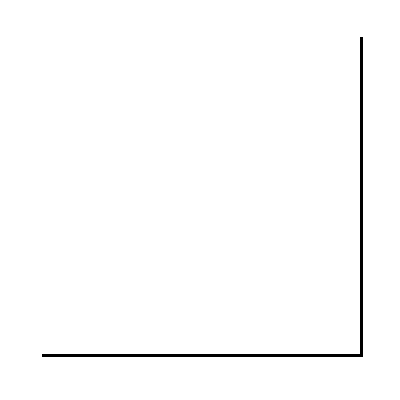
#> input picture Chapter 02 - final/sample_tests/400x400pix_test2.png, 400 x 400 px, found by its file name
$ python _helena_final_script.py
#> lines starting #> are read from the running program, lines starting #| are printed output that depends on the picture; after the words box and inside, x2 and y2 are one past the last pixel; in counts of white or black regions, pixels touching at a corner belong together
import csv
import sys
import cv2 as cv
import numpy as np
import argparse
import random as rng
import math
import matplotlib.pyplot as plt
import turtle

from PIL import Image
from numpy import savetxt

rng.seed(12345)

# Define functions ___________________________________________________

img_path = ('/Users/helenahomsi/Desktop/IAAC/07 TERM 02/HARDWARE II/SHEDIO/Chapter 02 - final/sample_tests/400x400pix_test2.png')

def load_image(img_path):
    img = cv.imread(img_path)
#> img is the input picture: shape (400, 400, 3); 98.8% white; 1 black region, box (x1, y1, x2, y2) and area: (42, 37, 363, 357) 1914
    print('\n', 'Image is loaded!', '\n')
    if img is None:
        print('Image not found:', args.input)
        exit(0)
    return img

def process_image(img):

    img_gray = cv.cvtColor(img, cv.COLOR_BGR2GRAY)
    img_blur = cv.blur(img_gray, (3,3))
    img_binary = cv.threshold(img_blur, 128, 255, cv.THRESH_BINARY)[1]
#> img_binary: shape (400, 400); 98.8% white; 1 black region, box (x1, y1, x2, y2) and area: (42, 37, 363, 357) 1910

    return img_binary

def contours(img_binary, i):
#> called with i = 0
    threshold = i

    # Detect edges using Canny
    canny_output = cv.Canny(img_binary, threshold, threshold * 2)
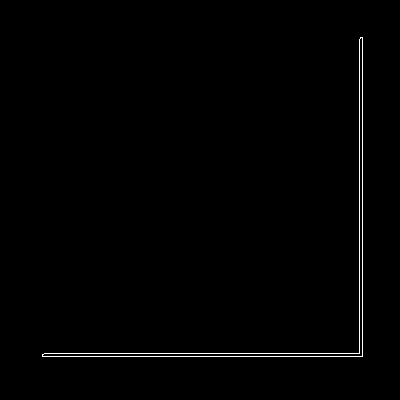
#> canny_output: shape (400, 400); 0.8% white in thin lines or dots, all inside (x1, y1, x2, y2) = (42, 37, 363, 357)
    # Find contours
    contours, hierarchy = cv.findContours(canny_output, cv.RETR_TREE, cv.CHAIN_APPROX_SIMPLE)
#> contours = 2 contours; box (x1, y1, x2, y2) and area: (42, 37, 363, 357) 1906, (42, 37, 363, 357) 1902
    # Draw contours
    drawing = np.zeros((canny_output.shape[0], canny_output.shape[1], 3), dtype=np.uint8)

    # Simplify contours
    for c in contours:
        simp_contours = []
        epsilon = 0.01*cv.arcLength(c,True)
        appprox_cnt = cv.approxPolyDP(c,epsilon,True)
        simp_contours.append(appprox_cnt)
        print('simplified contours are: ', simp_contours)
#> this loop made 2 passes
#> (epsilon, appprox_cnt) on passes 1 to 2: (12.76, [[362, 37], [358, 353], [42, 356], [362, 356]]), (12.74, [[361, 37], [362, 355], [43, 356], [359, 353]])
#| simplified contours are:  [array([[[362,  37]],
#|        [[358, 353]],
#|        [[ 42, 356]],
#|        [[362, 356]]], dtype=int32)]
#| simplified contours are:  [array([[[361,  37]],
#|        [[362, 355]],
#|        [[ 43, 356]],
#|        [[359, 353]]], dtype=int32)]

    for i in range(len(simp_contours)):
        color = (rng.randint(255,255), rng.randint(255,255), rng.randint(255,255))
        cv.drawContours(drawing, simp_contours, i, color, 1, cv.LINE_8, hierarchy, 0)
#> this loop made 1 pass
#> color on pass 1: (255, 255, 255)
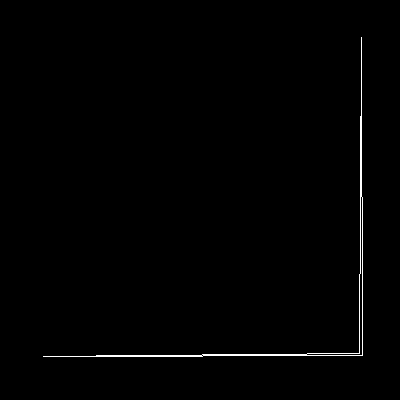
#> drawing: shape (400, 400, 3); 0.71% white in thin lines or dots, all inside (x1, y1, x2, y2) = (43, 37, 363, 357)

    cv.imshow('Image', img)
    cv.imshow('Contours', drawing)
    cv.waitKey()

    list_contours = []
    list_contours.append(simp_contours)
    print(type(simp_contours[0]))
#| <class 'numpy.ndarray'>
    # print('list of contours', list_contours)

    list_contours = np.array([simp_contours])
    print(type(list_contours))
#| <class 'numpy.ndarray'>
    # print(list_contours[0,0,0,0,0]) # get x value of first set of coordinates
    # print(list_contours[0,0,0,0,1]) # get y value of first set of coordinates

    # X value of all sets of coordinates
    list_pts_x = []
    list_pts_x.append(list_contours[0,0,:,:,0])
    print('the X coordinates are: ', '\n', list_pts_x)
#| the X coordinates are:
#|  [array([[361],
#|        [362],
#|        [ 43],
#|        [359]], dtype=int32)]

    print('\n')

    # Y value of all sets of coordinates
    list_pts_y = []
    list_pts_y.append(list_contours[0,0,:,:,1])
    print('the Y coordinates are: ', '\n', list_pts_y)
#| the Y coordinates are:
#|  [array([[ 37],
#|        [355],
#|        [356],
#|        [353]], dtype=int32)]

    return list_contours, list_pts_x, list_pts_y

def calculate(list_pts_x, list_pts_y):

    current_pt = [0,0]
    pixel_ratio = 50 # in mm

    for x in range(len(list_pts_x)-1):
        next_pt_X = list_pts_x[x + 1]
        # point_after_X = list_pts_x[x + 2]
        print ('i am next point x : ', next_pt_X) # print(point_after_X)

    for x_curr in range(len(list_pts_x)): ### new
        curr_pt_X = list_pts_x[x_curr]
        print('i am current point x : ', curr_pt_X)

    for y in range(len(list_pts_y)-1):
        next_pt_Y = list_pts_y[y + 1]
        # point_after_Y = list_pts_y[y + 2]
        print ('i am next point y : ', next_pt_Y) # print(point_after_Y)

    for y_curr in range(len(list_pts_y)): ### new
        curr_pt_Y = list_pts_y[y_curr]
        print ('i am current point y : ', curr_pt_Y)

    print('foo is', next_pt_X)

    # Calculate distance
    d_delta_x = ((next_pt_X)-(curr_pt_X))
    d_delta_y = abs(next_pt_Y-curr_pt_Y)

    print('distance values are: ', '\n', d_delta_x, d_delta_y)

    # delta_next_x = abs(point_after_X[0]-current_pt[0])
    # delta_next_y = abs(point_after_Y[0]-current_pt[0])

    distance = (math.sqrt((d_delta_x**2)+(d_delta_y**2)))/pixel_ratio

    # Calculate angle
    a_delta_x = abs(next_pt_X-curr_pt_X)
    a_delta_y = abs(next_pt_Y-curr_pt_Y)

    # For robot to keep moving forward, angle needs to be == 0
    # Simplify contours to have less points in 'straight line'

    # delta_next_x = abs(point_after_X[0]-current_pt[0])
    # delta_next_y = abs(point_after_Y[0]-current_pt[0])

    angle = math.tan(a_delta_y/a_delta_x)

        # if angle == 0:
        #     next_angle = math.tan(delta_next_y/delta_next_x)
        #     new_distance = (math.sqrt((delta_next_x**2)+(delta_next_y**2)))*pixel_ratio

    return distance, angle

# [50 lines left out: functions get_instructions, wait_for_instruction, turtle_test, not called in this run]

# Run code ____________________________________________________________

# Load Image
img = load_image(img_path)

# Process Image
img_binary = process_image(img)

# Contours
list_contours, list_pts_x, list_pts_y = contours(img_binary,0)
#> list_pts_x = [[361, 362, 43, 359]]; list_pts_y = [[37, 355, 356, 353]]

list_pts_x_new = []
list_pts_y_new = []

for i in list_pts_x[0]:
    list_pts_x_new.append(i[0])
#> this loop made 4 passes
#> i on passes 1 to 4: [361], [362], [43], [359]
#> after the loop, list_pts_x_new = [361, 362, 43, 359]

for i in list_pts_y[0]:
    list_pts_y_new.append(i[0])
#> this loop made 4 passes
#> i on passes 1 to 4: [37], [355], [356], [353]
#> after the loop, list_pts_y_new = [37, 355, 356, 353]

# Run Calculations
print('\n', 'je suis la','\n')
calculate(list_pts_x_new, list_pts_y_new)
#> the loop in calculate, `for x in range(len(list_pts_x)-1):` made 3 passes
#| i am next point x :  362
#| i am next point x :  43
#| i am next point x :  359
#> the loop in calculate, `for x_curr in range(len(list_pts_x)):` made 4 passes
#| i am current point x :  361
#| i am current point x :  362
#| i am current point x :  43
#| i am current point x :  359
#> the loop in calculate, `for y in range(len(list_pts_y)-1):` made 3 passes
#| i am next point y :  355
#| i am next point y :  356
#| i am next point y :  353
#> the loop in calculate, `for y_curr in range(len(list_pts_y)):` made 4 passes
#| i am current point y :  37
#| i am current point y :  355
#| i am current point y :  356
#| i am current point y :  353
#| foo is 359
#> in calculate, `d_delta_x = ((next_pt_X)-(curr_pt_X))`: d_delta_x = 0
#| distance values are:
#|  0 0
#> in calculate, `angle = math.tan(a_delta_y/a_delta_x)`: angle = nan

$ run again, with Chapter 02 - final/sample_tests/400x400pix_test3.png copied over Chapter 02 - final/sample_tests/400x400pix_test2.png
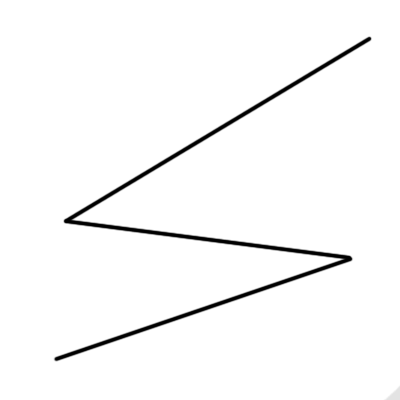
#> input picture Chapter 02 - final/sample_tests/400x400pix_test3.png, 400 x 400 px, found by its file name
#> in load_image, img is the input picture: shape (400, 400, 3); min 0, max 255, mean 249
#> in process_image, `img_binary = cv.threshold(img_blur, 128, 255, cv.THRESH_BINARY)[1]`:
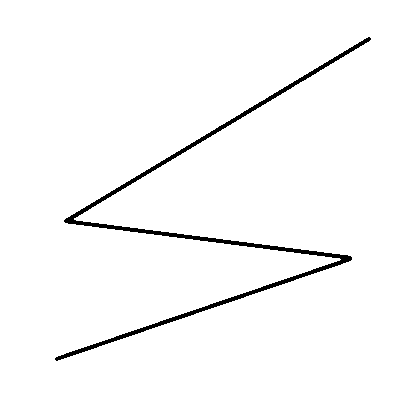
#> img_binary: shape (400, 400); 97.6% white; 1 black region, box (x1, y1, x2, y2) and area: (55, 37, 371, 361) 3781
#> canny_output: shape (400, 400); 1.2% white in thin lines or dots, all inside (x1, y1, x2, y2) = (55, 37, 371, 361)
#> contours = 2 contours; box (x1, y1, x2, y2) and area: (55, 37, 371, 361) 3837, (55, 37, 371, 361) 3711
#> the loop in contours, `for c in contours:` made 2 passes
#> epsilon on passes 1 to 2: 20.12, 20.08
#> (printed output is left out)
#> the loop in contours, `for i in range(len(simp_contours)):` made 1 pass
#> color on pass 1: (255, 255, 255)
#> after the loop in contours, `for i in range(len(simp_contours)):`:
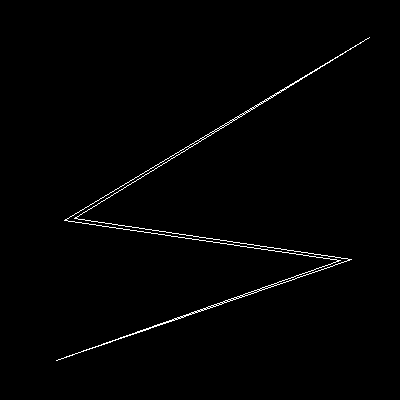
#> drawing: shape (400, 400, 3); 1% white in thin lines or dots, all inside (x1, y1, x2, y2) = (56, 37, 370, 361)
#| <class 'numpy.ndarray'>
#| <class 'numpy.ndarray'>
#| the X coordinates are:
#|  [array([[369],
#|        [ 74],
#|        [351],
#|        [ 56],
#|        [340],
#> (further printed lines are left out)
#| the Y coordinates are:
#|  [array([[ 37],
#|        [218],
#|        [259],
#|        [360],
#|        [260],
#> (further printed lines are left out)
#> list_pts_x = [[369, 74, 351, 56, 340, 64]]; list_pts_y = [[37, 218, 259, 360, 260, 220]]
#> the loop `for i in list_pts_x[0]:` made 6 passes
#> i on passes 1 to 6: [369], [74], [351], [56], [340], [64]
#> after the loop `for i in list_pts_x[0]:`: list_pts_x_new = [369, 74, 351, 56, 340, 64]
#> the loop `for i in list_pts_y[0]:` made 6 passes
#> i on passes 1 to 6: [37], [218], [259], [360], [260], [220]
#> after the loop `for i in list_pts_y[0]:`: list_pts_y_new = [37, 218, 259, 360, 260, 220]
#> the loop in calculate, `for x in range(len(list_pts_x)-1):` made 5 passes
#> (printed output is left out)
#> the loop in calculate, `for x_curr in range(len(list_pts_x)):` made 6 passes
#> (printed output is left out)
#> the loop in calculate, `for y in range(len(list_pts_y)-1):` made 5 passes
#> (printed output is left out)
#> the loop in calculate, `for y_curr in range(len(list_pts_y)):` made 6 passes
#> (printed output is left out)
#| foo is 64
#> d_delta_x = 0
#| distance values are:
#|  0 0
#> angle = nan
